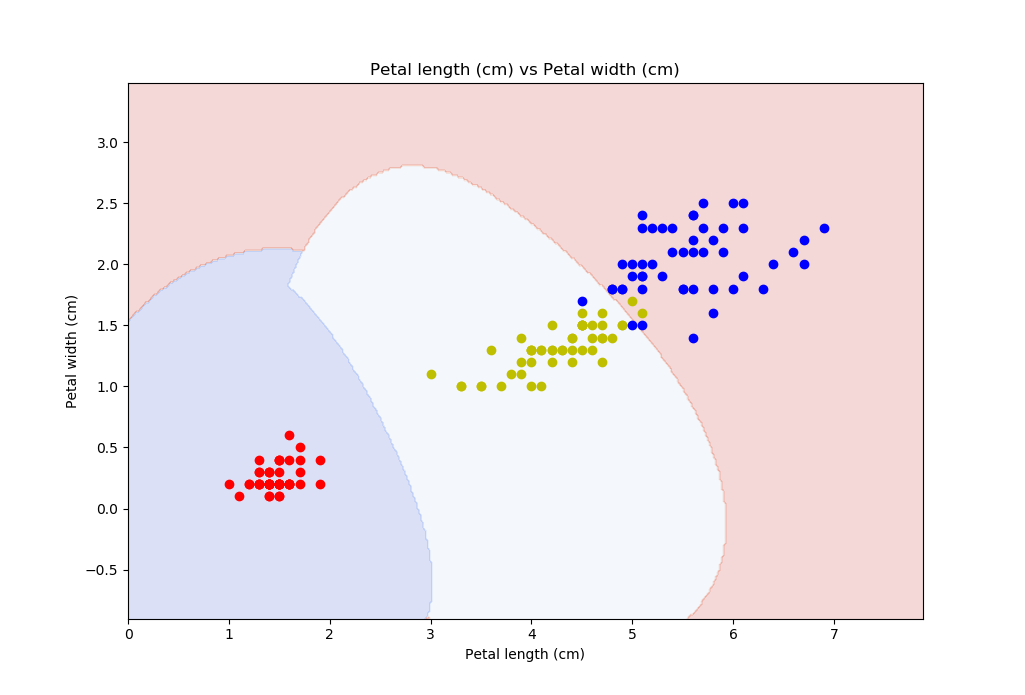

Write the Python code that produced this figure.
import pandas as pd
import numpy as np
import matplotlib.pyplot as plt

from sklearn.datasets import load_iris
iris = load_iris()
print(dir(iris))

# ==========================
# create dataframe

dfIris = pd.DataFrame(
    iris['data'],
    columns = iris['feature_names']
)
dfIris['target'] = iris['target']
dfIris['spesies'] = dfIris['target'].apply(
    lambda index: iris['target_names'][index]
)
print(dfIris.head())
print(dfIris.iloc[54:56])
print(dfIris.tail())

# =============================
# separate df by its species

dfSetosa = dfIris[dfIris['target'] == 0]
# print(dfSetosa)
dfVersicolor = dfIris[dfIris['target'] == 1]
# print(dfVersicolor)
dfVirginica = dfIris[dfIris['target'] == 2]
print(dfVirginica)

# ==========================
# split datasets: train 90% & test 10%

from sklearn.model_selection import train_test_split
xtra, xtes, ytra, ytes = train_test_split(
    dfIris[[
        'sepal length (cm)',
        'sepal width (cm)',
        'petal length (cm)',
        'petal width (cm)'
    ]],
    dfIris['spesies'],
    test_size = .1
)

# print(len(xtra))
# print(len(xtes))

# ==========================
# support vector machine
# support vector classifier

from sklearn.svm import SVC
model = SVC(gamma = 'auto')

# train
model.fit(xtra, ytra)

# predict
# print(model.predict([[5.1, 3.5, 1.4, 0.2]]))
# print(model.predict([[5.7, 2.8, 4.5, 1.3]]))
# print(model.predict([[6.2, 3.4, 5.4, 2.3]]))

print(model.predict([xtes.iloc[0]]))
print(ytes.iloc[0])

# accuracy
print(model.score(xtes, ytes) * 100, '%')

# =============================
# plot svm

def bikin_meshgrid(x, y):
    x_min = x.min() - 1
    x_max = x.max() + 1
    y_min = y.min() - 1
    y_max = y.max() + 1
    xx, yy = np.meshgrid(
        np.arange(x_min, x_max, .02),
        np.arange(y_min, y_max, .02)
    )
    return xx, yy

petal = iris['data'][:, 2:]
x0, x1 = petal[:, 0], petal[:, 1]
xx, yy = bikin_meshgrid(x0, x1)
# print(xx)
# print(yy)

model.fit(petal, iris['target'])

# ==========================
# plot

def plotSVM(ax, model, xx, yy, **params):
    z = model.predict(np.c_[xx.ravel(), yy.ravel()])
    z = z.reshape(xx.shape)
    hasil = ax.contourf(xx, yy, z, **params)
    return hasil

fig = plt.figure('SVM')
ax = plt.subplot()

plotSVM(ax, model, 
    xx, yy, 
    cmap = 'coolwarm', 
    alpha = .2
)
plt.scatter(
    dfSetosa['petal length (cm)'],
    dfSetosa['petal width (cm)'],
    color = 'r',
    marker = 'o'
)
plt.scatter(
    dfVersicolor['petal length (cm)'],
    dfVersicolor['petal width (cm)'],
    color = 'y',
    marker = 'o'
)
plt.scatter(
    dfVirginica['petal length (cm)'],
    dfVirginica['petal width (cm)'],
    color = 'b',
    marker = 'o'
)
ax.set_xlabel('Petal length (cm)')
ax.set_ylabel('Petal width (cm)')
ax.set_title('Petal length (cm) vs Petal width (cm)')
plt.show()
